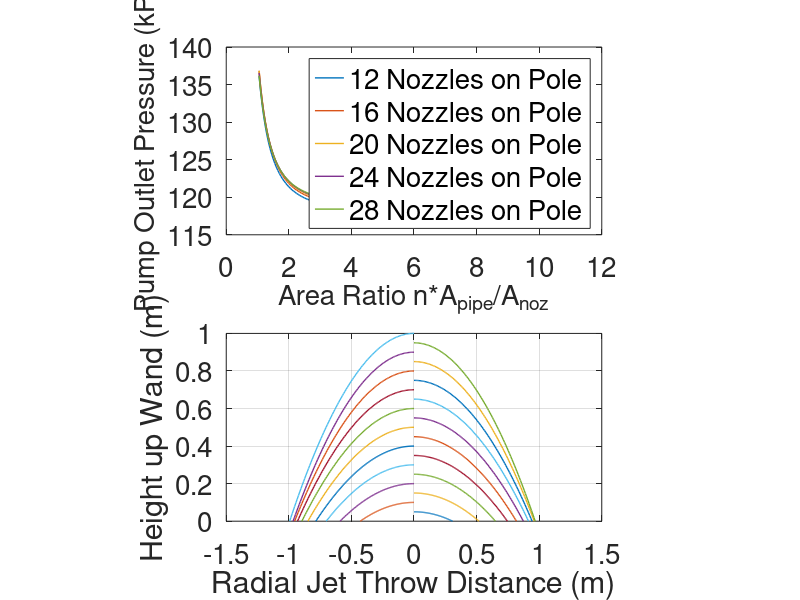
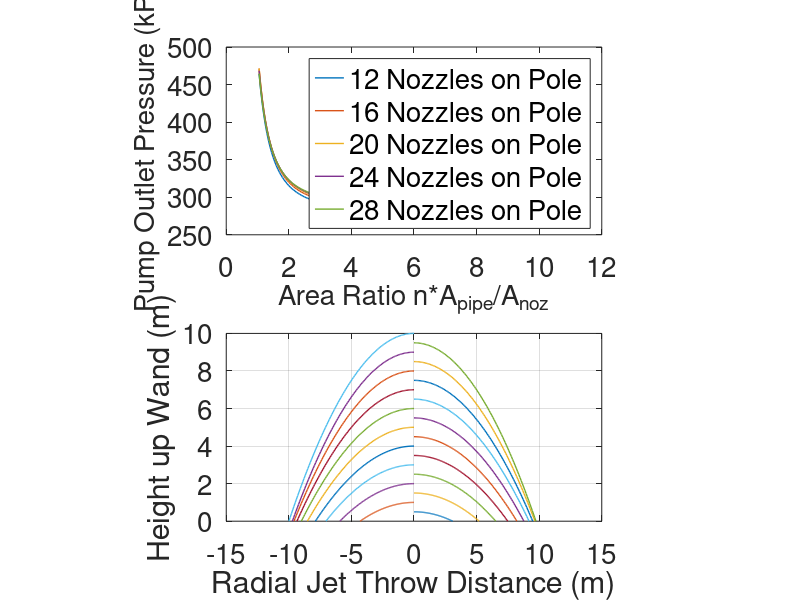
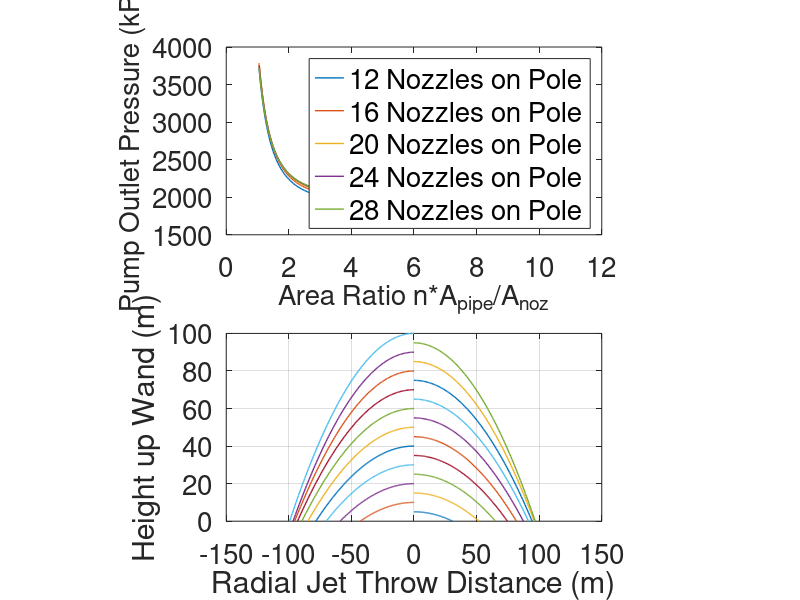

Source code (MATLAB) for these figures, in order:
close all
clear all
for jj = 1:3
    d_loop   =[.00032;.0032;.032];
    L_loop   =[1;10;100]
    Vnoz_loop=[2.2;7;22]; %m/s
for k = 12:4:28
    for j = 1:200
    d = d_loop(jj);%2*sqrt(Ax/pi)
    L = L_loop(jj);
    
    %dentry = 2*sqrt( ((pi/4)*.0254^2) / pi )
    Anoz = (pi/4)*d^2;
    Atotal = k*Anoz
    Apipe = (1+.05*j)*Atotal;
    D = (4/pi)*sqrt(Apipe);% = pi/4 d^2
    fd = .03; %Darcy Friction Factor
    p = 1000; %kg/m^3
    g = 9.81;
    dh =L/k;
    Lentry = 1.5%m
    n = k+1; %(number of nozzles + 1 (+1 is for the entry length))
    Patm = 1e5; %Pa, absolute
    Qd = .5 %Nozzle Discharge Coefficient
    K = 1/(Qd^2) %Nozzle Resistance coefficient

    %THERE ARE N-1 NOZZLES, AND N SECTIONS OF PIPE
    P = zeros(n,1); %Pa
    Ph = zeros(n,1); %Pa
    pg = zeros(n,1);%Pa
    mpipe = zeros(n,1);%kg/s
    mnoz = zeros(n-1,1); %kg/s
    Vpipe = zeros(n,1); %m/s
    Vnoz = zeros(n-1,1);%m/s
    Pdyn = zeros(n-1,1) %Pa
    %Vr = zeros(n-1,1)

    Vnoz(end)=Vnoz_loop(jj); %m/s

    %This calcs properties at the top nozzle, based on a desired end nozzle velocity
    mnoz(end) = p*Anoz(end)*Vnoz(end); %End nozzle mass flow rate
    Vpipe(end) = Anoz*Vnoz(end)/Apipe; %Pipe flow velocity
    mpipe(end) = p*Vpipe(end)*Apipe; %Pipe mass flow rate
    P(end) = Patm + K*p*Vnoz(end)^2/2; %Nozzle pressure  = atmospheric + nozzle factor * dynamic pressure at the fastest flow point (the restrictor)
    Ph(end) = dh*fd*Vpipe(end)^2/(2*g*D)*9804; %Pipe Pressure loss per interval(Pascal)
    pg(end) = 0; %static pressure gain per nozzle)
    Pdyn(end) = 0; %No flow at distal end

    %This loop is for the properties at each nozzle
    for i = 1:n-2 %Number of nozzles
        P(end-i) =  P(end-i+1)+Pdyn(end-i+1)+Ph(end-i+1)+pg(end-i+1); %P at nozzle i
        %P(end) is the pressure AT the top nozzle, P(2) at the bottom nozzle. 
        mnoz(end-i) = (Anoz*Qd*p) * sqrt(2*((P(end-i)-Pdyn(end-i))-Patm)/p); %End nozzle mass flow rate at nozzle i
        Vnoz(end-i) = mnoz(end-i)/(p*Anoz);%Velocity of flow through nozzle i
        %Vv(end-i)=Vnoz(end-i)*Anoz/Av
        Vpipe(end-i) = Vnoz(end-i)*Anoz/Apipe + Vpipe(end-i+1); %Pipe flow velocity for section leading up to nozzle i
        mpipe(end-i) = p*Vpipe(end-i)*Apipe; %Pipe mass flow rate fir section leading to nozzle i
        Ph(end-i) = dh*fd*Vpipe(end-i+1)^2/(2*g*D)*9804;
        Pdyn(end-i) = (1000/2)*(Vpipe(end-i)^2-Vpipe(end-i+1)^2); %Pumping losses in section leading to nozzle i (pipe + gravity)
        pg(end-i) = p*g*dh;
        
    end
        PP(j,k) = P(2);
        Vpipe(1) = Vnoz(end-i)*Anoz/Apipe + Vpipe(end-i+1); %Pipe flow velocity for section leading up to nozzle i       
        t=zeros(1,k);
        y=zeros(1,k);
        wand_height = L; %metres
            dh;
if k == 20
            for i = 1:k %njets=  number of jets
                y(i)=i*dh;
                t(i) = sqrt(2*y(i)/g);  %flight time for a jet i*jetspacing metres above ground
                T(i,:)=linspace(0,t(i),100);
                Y(i,:)=-g*(T(i,:).^2)/2+ y(i); %Y coordinates of water jets)
             x(i,:) = Vnoz(i)*T(i,:); %x-coords of water jets
            end

        for i = 1:n
            if mod(i,2) == 0
                x(i,:)=-x(i,:);

            end
        end
end

    t_bottom = t(1);
    t_top =  t(end);


    Ar(j,k) = Apipe / Atotal;
    Re(j,k) = 1000*Vpipe(1)*D / .00131;
    end
    hold on
figure(jj)
subplot(2,1,1)
plot(Ar(:,k),PP(:,k)/1000, 'linewidth', 1)
pbaspect([2 1 1])
xlabel('Area Ratio n*A_p_i_p_e/A_n_o_z','fontsize', 20)
ylabel('Pump Outlet Pressure (kPa)','fontsize', 20)
legend('12 Nozzles on Pole','16 Nozzles on Pole', '20 Nozzles on Pole','24 Nozzles on Pole','28 Nozzles on Pole','FontSize',20)
set(gca, 'fontsize',20)
end
    figure(jj)
    subplot(2,1,2)
    plot(x',Y','linewidth',1)
    axis([-1.5*L 1.5*L 0 L]);
     pbaspect([2 1 1])
     grid on
     xlabel('Radial Jet Throw Distance (m)')
    ylabel('Height up Wand (m)')
    set(gca, 'fontsize',20)
end